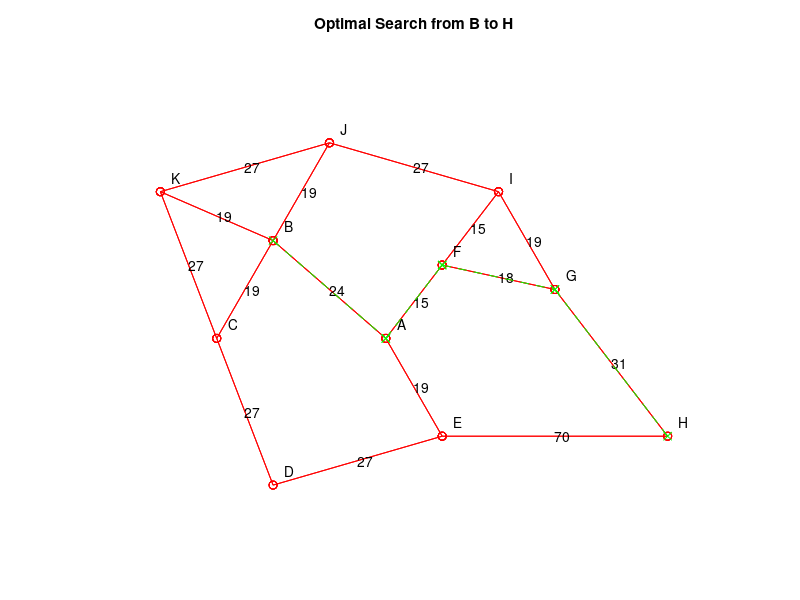

Write MATLAB code to recreate this figure.
% Code for Dijkstra’s algorithm
function grDijkstra
    [A coord] = makeGraph; % call script to make the graph:
    gplot(A, coord, 'ro-')
    hold on
    for index = 1:length(coord)
        str = char('A' + index - 1);
        text(coord(index,1) + 0.2, ...
            coord(index,2) + 0.3, str);
    end
	showCosts(coord, A);
    axis([0 11 0 10]); axis off; hold on
    start = 2
    target = 8
    pq = pqEnq([], Path(start, 0));
    while ~isempty(pq)
        [pq current] = qDeq(pq);
        if pthGetLast(current) == target
            D = sparse(0);
            answer = current.nodes;
            for ans = 1:length(answer)-1
                D(answer(ans), answer(ans+1)) = 1;
            end
            gplot(D, coord, 'gx--')
            title('Optimal Search from B to H')
            return;
        end % if last(current) == target
        endnode = pthGetLast(current);
        children = A(endnode,:);
        children = find(children ~= 0);
        for achild = children
            len = A(endnode, achild);
            if ~any(achild == current.nodes)
                clone = Path( [current.nodes achild], ...
                    current.key + len);
                pq = pqEnq(pq, clone);
            end % if ~any child == current.nodes
        end % for achild = children
    end % if pq not empty
    % If we reach here we never found a path
    D = [];
end

function showCosts(co, A)
	n = length(A);
	for r = 1:n
        for c = r+1:n
            if A(r,c) > 0
                str = num2str(A(r,c));
                c1 = co(r,:);
                c2 = co(c,:);
                at = (c1 + c2) ./ 2;
                text(at(1),at(2), str);
            end
        end
    end
end

function [A coord] = makeGraph
    % edge weights
    cost = [24 19 15 19 19 19 27 27 27 70 18 15 31 19 27 27];
    % edge directions
    dir = [2 2 2 2 2 2 2 2 2 2 2 2 2 2 2 2];
    % connectivity
    node = [ 1 2 3 0	% edges from A
        1 4 5 6			% edges from B
        4 7 8 0			% edges from C
        7 9 0 0			% edges from D
        2 9 10 0		% edges from E
        3 11 12 0		% edges from F
        11 13 14 0		% edges from G
        10 13 0 0		% edges from H
        12 14 15 0		% edges from I
        5 15 16 0		% edges from J
        6 8 16 0]		% edges from K
    % coordinates
    coord = [   5 4 	% A
                3 6 	% B
                2 4 	% C
                3 1 	% D
                6 2 	% E
                6 5.5 	% F 
                8 5 	% G
                10 2 	% H
                7 7 	% I
                4 8 	% J
                1 7];	% K
    A = grAdjacency( node, cost, dir );
end

function A = grAdjacency( node, cost, dir )
    % compute an adjacency matrix.
    % it should contain the weight from one
    % node to another (0 if the nodes
    %	are not connected)
    [m cols] = size(node);
    n = length(cost);
    k = 0;
    % iterate across the edges
    %	finding the nodes at each end of the edge
    for is = 1:n
        iv = 0;
        for ir = 1:m
            for ic = 1:cols
                if node(ir, ic) == is
                    iv = iv + 1;
                    if iv > 2
                        error('bad intersection matrix');
                    end
                    ij(iv) = ir;
                end
            end
        end
        if iv ~= 2
            error(sprintf('didn''t find both ends of edge %d', is));
        end
        t = cost(is);
        if dir(is) ~= -1
            k = k + 1;
            ip(k) = ij(1); jp(k) = ij(2); tp(k) = t;
        end
        if dir(is) ~= 1
            k = k + 1;
            ip(k) = ij(2); jp(k) = ij(1); tp(k) = t;
        end
    end
    A = sparse( ip, jp, tp );
end

function pq = pqEnq(pq, item)
    % enqueue in order to a queue
    in = 1;
    at = length(pq)+1;
    while in <= length(pq)
        if is_before(item, pq{in})
            at = in;
            break;
        end
        in = in + 1;
    end
    pq = [pq(1:at-1) {item} pq(at:end)];
end

function [q ans] = qDeq(q)
    % dequeue
    ans = q{1};
    q = q(2:end);
end

function ret = Path(nodes, len)
    % Path constructor
    ret.nodes = nodes;
    ret.key = len;
end

function ret = pthGetLast(apath)
    % Returns number of last node on a path
    ret = apath.nodes(end);
end

function ans = is_before(a, b)
    acl = class(a);
    ans = false;
    if isa(b, acl)
        switch acl
            case 'double'
                ans = a < b;
            case 'struct'
                if isfield(a, 'key')
                    ans = a.key < b.key;
                elseif isfield(a, 'dod')
                    ans = age(a) < age(b);
                else
                    error('comparing unknown structures')
                end
            otherwise
                error(['can''t compare ' acl 's'])
        end
    end
end
